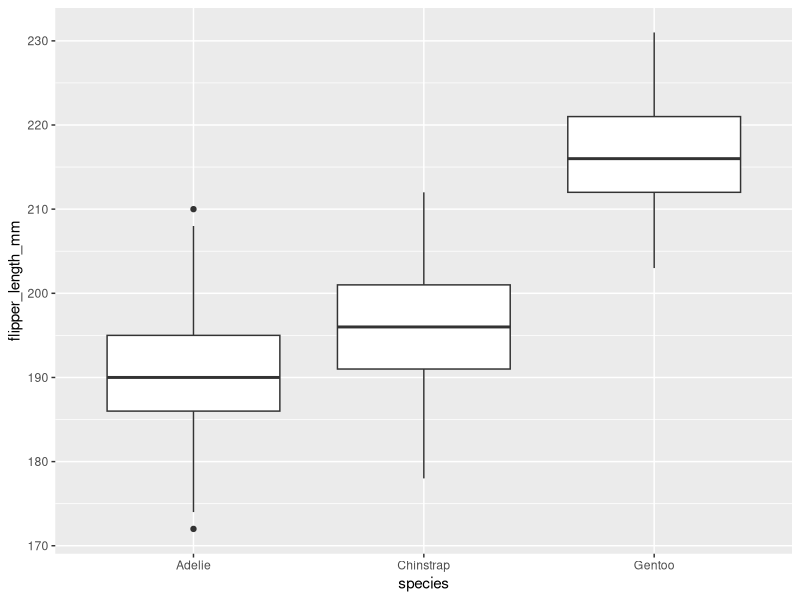

The R script that drew this image:
# Session 12
setwd("/Users/domus_julian/Documents/GitHub/intro-a-R/code")

library(tidyverse)

# install.packages("palmerpenguins")

library(palmerpenguins)

# install.packages("stats")

library(stats)

?palmerpenguins

# test t

scores_qi <- rnorm(500, mean = 105, sd = 15)

scores_qi

resultat_test_t <- t.test(scores_qi, mu = 100)

print(resultat_test_t)


scores_qi <- rnorm(50, mean = 105, sd = 15)

scores_qi

resultat_test_t <- t.test(scores_qi, mu = 100)

print(resultat_test_t)

# Données exemplaires :
tailles_f <- rnorm(5, mean = 177.4, sd = 5.6)
tailles_h <- rnorm(5, mean = 164.7, sd = 6.1)

# Two-sample t-test
t_test_two_sample <- t.test(tailles_f, tailles_h)
print(t_test_two_sample)

# ANOVA

library(palmerpenguins)
# Visualisez les distributions de flipper length avec des
# boxplots
ggplot(penguins, aes(x = species, y = flipper_length_mm)) + geom_boxplot()

# Calculs des variances de flipper length avec dplyr par
# espèce de pingouin, pour vérifier si l'hypothèse des
# variances similaire entre groupes est satisfaite :
penguins %>%
  group_by(species) %>%
  summarize(var_fl = var(flipper_length_mm, na.rm = TRUE))

# ANOVA avec aov()
anova_1 <- aov(flipper_length_mm ~ species, data = penguins)
summary(anova_1)

# à noter, avec TukeyHSD() nous pouvons vérifier d'avantage
# les différence entre chaque paire de variables des trois
# groupe :
TukeyHSD(anova_1)

# régression linéaire

# Charger le jeu de données mtcars
data(mtcars)

# Ajuster un modèle de régression linéaire avec mpg comme
# variable dépendante et wt comme variable indépendante
modele_1 <- lm(mpg ~ wt, data = mtcars)

# Afficher le résumé du modèle que nous pouvons interpréter
summary(modele_1)
